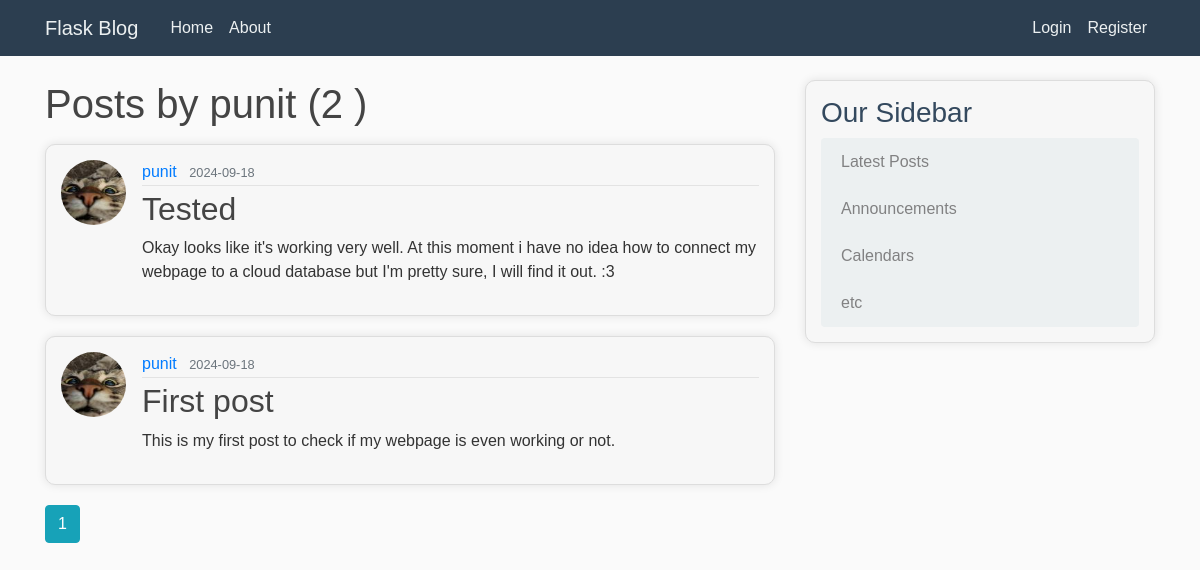
The app's page /user/punit with its own data.
### flaskblog/models.py (models this page shows, shortened)
class User(db.Model , UserMixin):
    id = db.Column(db.Integer, primary_key=True)
    username = db.Column(db.String(20), unique=True, nullable=False)
    email = db.Column(db.String(120), unique=True, nullable=False)
    image_file = db.Column(db.String(20), nullable=False, default='default.jpg')
    password = db.Column(db.String(60), nullable=False)
    posts = db.relationship('Post', backref='author', lazy=True)

class Post(db.Model):
    id = db.Column(db.Integer, primary_key=True)
    title = db.Column(db.String(100), nullable=False)
    date_posted = db.Column(db.DateTime, nullable=False, default=datetime.utcnow)
    content = db.Column(db.Text, nullable=False)
    user_id = db.Column(db.Integer, db.ForeignKey('user.id'), nullable=False)

### flaskblog/routes.py (the view)
@app.route("/user/<string:username>")
def user_posts(username):
    page = request.args.get('page' , 1 , type=int)
    user = User.query.filter_by(username=username).first_or_404()
    posts=Post.query.filter_by(author=user)\
        .order_by(Post.date_posted.desc())\
        .paginate( page=page , per_page=5 )
    return render_template('user_posts.html', posts=posts , user=user)

### flaskblog/templates/user_posts.html
{% extends "layout.html" %}
{% block content %}
<h1 class="mb-3">Posts by {{ user.username }} ({{ posts.total }} )</h1>
    {% for post in posts.items %}
        <article class="media content-section">
            <img class="rounded-circle article-img" src="{{ url_for('static', filename='profile_pics/' + post.author.image_file) }}">
            <div class="media-body">
                <div class="article-metadata">
                    <a class="mr-2" href="{{ url_for('user_posts', username=post.author.username) }}">{{ post.author.username }}</a>
                    <small class="text-muted">{{ post.date_posted.strftime('%Y-%m-%d') }}</small>
                </div>
                <h2><a class="article-title" href="{{ url_for('post', post_id=post.id) }}">{{ post.title }}</a></h2>
                <p class="article-content">{{ post.content }}</p>
            </div>
        </article>
    {% endfor %}
    {% for page_num in posts.iter_pages(left_edge=1, right_edge=1, left_current=1, right_current=2) %}
        {% if page_num %}
            {% if posts.page == page_num %}
                <a class="btn btn-info mb-4" href="{{ url_for('user_posts', username=user.username, page=page_num) }}">{{ page_num }}</a>
            {% else %}
                <a class="btn btn-outline-info mb-4" href="{{ url_for('user_posts', username=user.username, page=page_num) }}">{{ page_num }}</a>
            {% endif %}
        {% endif %}
    {% endfor %}
{% endblock content %}

### flaskblog/static/main.css (style rules this page uses)
body { background: #fafafa; color: #333333; margin-top: 5rem; }
h1, h2, h3, h4, h5, h6 { color: #444444; }
.content-section { background: #ffffff; padding: 10px 20px; border: 1px solid #dddddd; border-radius: 3px; margin-bottom: 20px; }
.article-title { color: #444444; }
.article-content { white-space: pre-line; }
.article-img { height: 65px; width: 65px; margin-right: 16px; }
.article-metadata { padding-bottom: 1px; margin-bottom: 4px; border-bottom: 1px solid #e3e3e3 }

### flaskblog/templates/layout.html (style rules this page uses)
body { font-family: 'Arial', sans-serif; }
.content-section { background-color: #f7f7f7; padding: 15px; border-radius: 10px; box-shadow: 0 0 10px rgba(0, 0, 0, 0.1); }

### records on screen
User: username "punit"
Post: image_file (picture), author.username "punit", date_posted "2024-09-18", title "Tested", content "Okay looks like it's working very well. At this moment i have no idea how to connect my webpage to a cloud database but I'm pretty sure, I will find it out. :3"
Post: image_file (picture), author.username "punit", date_posted "2024-09-18", title "First post", content "This is my first post to check if my webpage is even working or not."

### other values on screen
{{ posts.total }} "2"
{{ page_num }} "1"
